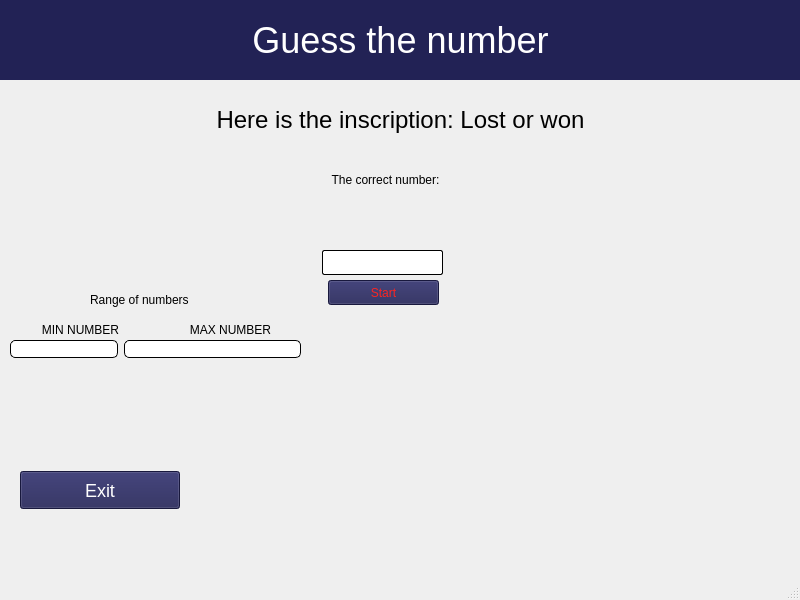
<?xml version="1.0" encoding="UTF-8"?>
<ui version="4.0">
 <class>MainWindow</class>
 <widget class="QMainWindow" name="MainWindow">
  <property name="geometry">
   <rect>
    <x>0</x>
    <y>0</y>
    <width>800</width>
    <height>600</height>
   </rect>
  </property>
  <property name="windowTitle">
   <string>MainWindow</string>
  </property>
  <widget class="QWidget" name="centralwidget">
   <widget class="QWidget" name="verticalLayoutWidget">
    <property name="geometry">
     <rect>
      <x>0</x>
      <y>0</y>
      <width>801</width>
      <height>80</height>
     </rect>
    </property>
    <layout class="QVBoxLayout" name="verticalLayout">
     <item>
      <widget class="QLabel" name="label">
       <property name="styleSheet">
        <string notr="true">font-size: 36px;
color: #fff;
background: #222255;</string>
       </property>
       <property name="text">
        <string>Guess the number</string>
       </property>
       <property name="alignment">
        <set>Qt::AlignCenter</set>
       </property>
      </widget>
     </item>
    </layout>
   </widget>
   <widget class="QWidget" name="verticalLayoutWidget_2">
    <property name="geometry">
     <rect>
      <x>0</x>
      <y>80</y>
      <width>801</width>
      <height>80</height>
     </rect>
    </property>
    <layout class="QVBoxLayout" name="verticalLayout_2">
     <item>
      <widget class="QLabel" name="label_2">
       <property name="styleSheet">
        <string notr="true">font-size: 24px;</string>
       </property>
       <property name="text">
        <string>Here is the inscription: Lost or won</string>
       </property>
       <property name="alignment">
        <set>Qt::AlignCenter</set>
       </property>
      </widget>
     </item>
    </layout>
   </widget>
   <widget class="QWidget" name="verticalLayoutWidget_3">
    <property name="geometry">
     <rect>
      <x>20</x>
      <y>450</y>
      <width>160</width>
      <height>80</height>
     </rect>
    </property>
    <layout class="QVBoxLayout" name="verticalLayout_3">
     <item>
      <widget class="QPushButton" name="pushButton">
       <property name="styleSheet">
        <string notr="true">height: 30px;
font-size: 18px;
background: #222255;
color: #fff;</string>
       </property>
       <property name="text">
        <string>Exit</string>
       </property>
      </widget>
     </item>
    </layout>
   </widget>
   <widget class="QPushButton" name="pushButton_2">
    <property name="geometry">
     <rect>
      <x>328</x>
      <y>280</y>
      <width>111</width>
      <height>25</height>
     </rect>
    </property>
    <property name="styleSheet">
     <string notr="true">height: 20px;
background: #222255;
color: #FB2522;</string>
    </property>
    <property name="text">
     <string>Start</string>
    </property>
   </widget>
   <widget class="QLineEdit" name="lineEdit">
    <property name="geometry">
     <rect>
      <x>322</x>
      <y>250</y>
      <width>121</width>
      <height>25</height>
     </rect>
    </property>
    <property name="styleSheet">
     <string notr="true">border: 1px solid black;
border-radius: 2px;</string>
    </property>
   </widget>
   <widget class="QLabel" name="label_3">
    <property name="geometry">
     <rect>
      <x>220</x>
      <y>170</y>
      <width>331</width>
      <height>20</height>
     </rect>
    </property>
    <property name="text">
     <string>The correct number:</string>
    </property>
    <property name="alignment">
     <set>Qt::AlignCenter</set>
    </property>
   </widget>
   <widget class="QWidget" name="formLayoutWidget">
    <property name="geometry">
     <rect>
      <x>10</x>
      <y>340</y>
      <width>291</width>
      <height>33</height>
     </rect>
    </property>
    <layout class="QFormLayout" name="formLayout">
     <item row="0" column="0">
      <widget class="QLineEdit" name="lineEdit_2">
       <property name="styleSheet">
        <string notr="true">border: 1px solid black;
border-radius: 5px;</string>
       </property>
      </widget>
     </item>
     <item row="0" column="1">
      <widget class="QLineEdit" name="lineEdit_3">
       <property name="styleSheet">
        <string notr="true">border: 1px solid black;
border-radius: 5px;</string>
       </property>
      </widget>
     </item>
    </layout>
   </widget>
   <widget class="QLabel" name="label_4">
    <property name="geometry">
     <rect>
      <x>90</x>
      <y>290</y>
      <width>131</width>
      <height>20</height>
     </rect>
    </property>
    <property name="styleSheet">
     <string notr="true"/>
    </property>
    <property name="text">
     <string>Range of numbers</string>
    </property>
   </widget>
   <widget class="QLabel" name="label_5">
    <property name="geometry">
     <rect>
      <x>10</x>
      <y>320</y>
      <width>141</width>
      <height>20</height>
     </rect>
    </property>
    <property name="text">
     <string>MIN NUMBER</string>
    </property>
    <property name="alignment">
     <set>Qt::AlignCenter</set>
    </property>
   </widget>
   <widget class="QLabel" name="label_6">
    <property name="geometry">
     <rect>
      <x>160</x>
      <y>320</y>
      <width>141</width>
      <height>20</height>
     </rect>
    </property>
    <property name="text">
     <string>MAX NUMBER</string>
    </property>
    <property name="alignment">
     <set>Qt::AlignCenter</set>
    </property>
   </widget>
  </widget>
  <widget class="QMenuBar" name="menubar">
   <property name="geometry">
    <rect>
     <x>0</x>
     <y>0</y>
     <width>800</width>
     <height>22</height>
    </rect>
   </property>
  </widget>
  <widget class="QStatusBar" name="statusbar"/>
 </widget>
 <resources/>
 <connections/>
</ui>
